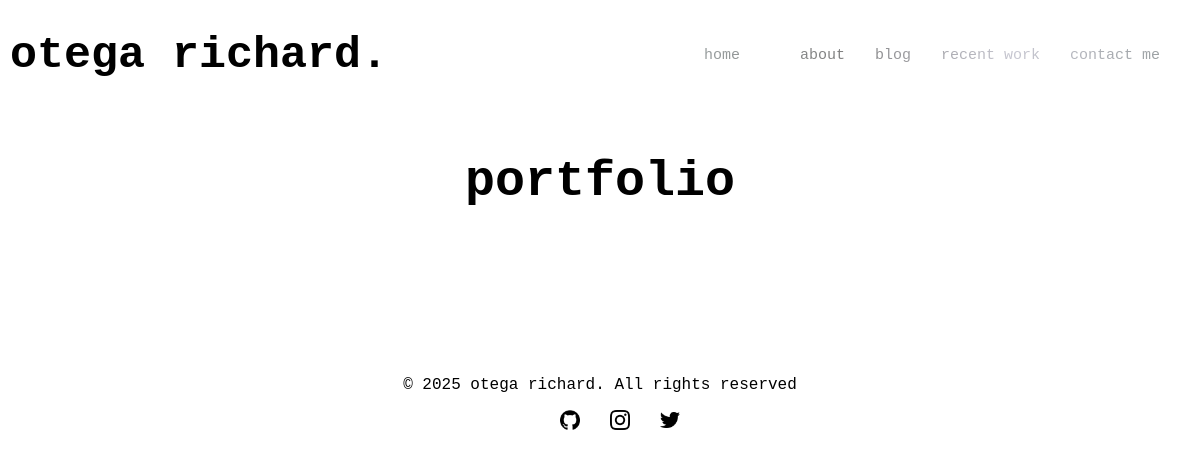
Page /portfolio/ on the earlier database version.
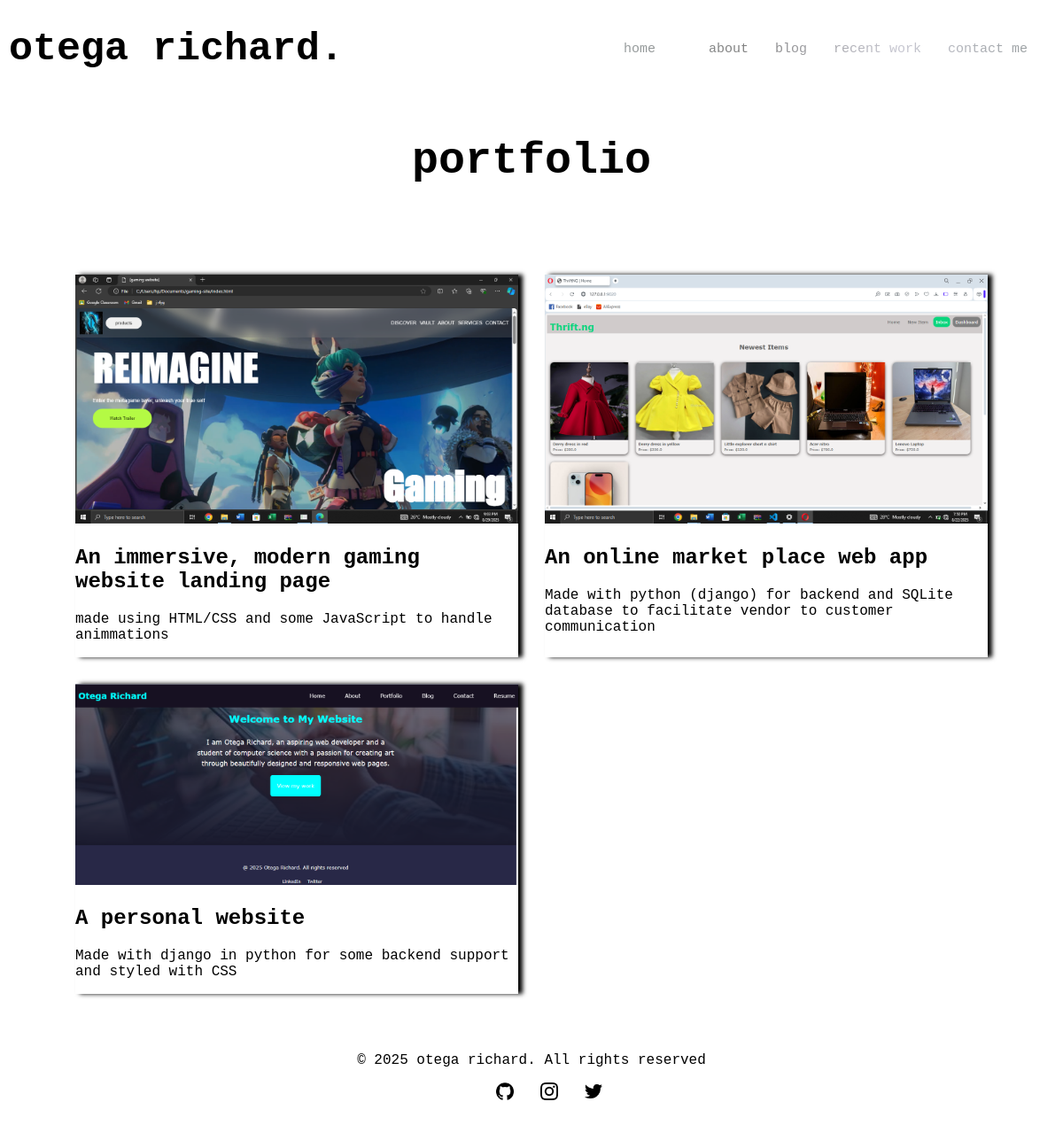
Same page on the later database version.
### home/models.py (models this page shows, shortened)
class newProject(models.Model):
  name = models.CharField(max_length = 255)
  description = models.TextField()
  image = models.ImageField(upload_to= 'project_images')
  created_at = models.DateTimeField(auto_now_add= True, null= True)
  class Meta():
    ordering = ['-created_at']

### home/views.py (the view)
# urls.py: path('portfolio/', views.portfolio, name= 'portfolio'),
def portfolio(request):
  newproject = newProject.objects.all()
  return render(request, 'portfolio.html', {
      'newproject': newproject,
  })

### home/templates/portfolio.html (shortened to what this page needs)
{% extends 'base.html' %}
{% load static %}
{% block content %}
           <section class="portfolio-section">
            <h1>portfolio</h1>
            <div class="portfolio-grid">
              {% for newproject in newproject %}
                <div class="image-card">
                    <img src="{{ newproject.image.url }}">
                    <h2>{{ newproject.name }}</h2>
                    <p>{{ newproject.description }}</p>
                </div>
              {% endfor %}
            </div>
           </section>
  {% endblock %}

### home/templates/base.html (shortened to what this page needs)
{% load static %}
<!DOCTYPE html>
<html lang="en">
    <head>
        <link rel="stylesheet" href="{% static 'styles.css' %}">
    </head>
    <body>
        <header>
            <h1>otega richard.</h1>
            <div class="navbar">
              <ul>
                  <li class="hideOnMobile"><a href="{% url 'home' %}">home</li>
                  <li class="hideOnMobile"><a href="{% url 'about' %}">about</a></li>
                  <li class="hideOnMobile"><a href="{% url 'blog' %}">blog</a></li>
                  <li class="hideOnMobile"><a href="{% url 'portfolio' %}">recent work</a></li>
                  <li class="hideOnMobile"><a href="{% url 'contact' %}">contact me</a></li>
              </ul>
            </div>
        </header>
       {% block content %}
       {% endblock %}
        <footer>
            <p>© 2025 otega richard. All rights reserved</p>
            <ul>
                <li><a href="https://github.com/KingKunt4"><img src="{% static 'github-icon.png' %}" alt="github"></a></li>
                <li><a href="https://www.instagram.com/t.3.g.a"><img src="{% static 'insta-icon.png' %}" alt="instagram"></a></li>
                <li><a href="https://x.com/OtegaR12909"><img src="{% static  'twitter-icon.png' %}" alt="twitter"></a></li>
            </ul>
        </footer>
    </body>
</html>

### home/static/styles.css (style rules this page uses)
body { margin: 0; padding: 0; max-width: 100vw; font-family: 'Courier New', Courier, monospace; }
header { display: flex; align-items: center; justify-content: space-between; padding: 0 10px; }
header h1 { font-family: 'Courier New', Courier, monospace; font-size: 45px; font-weight: 900; }
.navbar ul { display: flex; position: relative; list-style-type: none; gap: 30px; font-family: 'Courier New', Courier, monospace; font-size: 15px; background: linear-gradient(to right, #a0a7a8ff, grey, rgb(200, 200, 210), #929899, #464849, #0f1010, #a0a7a8ff); background-size: 200%; background-clip : text; -webkit-background-clip: text; -webkit-text-fill-color: transparent; animation: animate-gradient 2.5s linear infinite; transition: 1s; }
footer { padding: 50px 50px; text-align: center; }
footer ul { display: flex; gap: 30px; list-style-type: none; justify-content: center; }
footer ul li img { width: 20px; height: 20px; }
.portfolio-section { font-family: 'Courier New', Courier, monospace; text-align: center; }
.portfolio-section h1 { font-size: 50px; margin-bottom: 100px; }
.portfolio-grid { text-align: initial; display: grid; grid-template-columns: repeat(auto-fit, minmax(300px, 500px)); justify-content: center; gap: 30px; }
.image-card { overflow: hidden; box-shadow: 5px 0px 5px black; }
.image-card img { width: 100%; height: auto; }

Differences in the rows shown:
added newProject: image (picture), name "An immersive, modern gaming website landing page", description "made using HTML/CSS and some JavaScript to handle animmations"
added newProject: image (picture), name "An online market place web app", description "Made with python (django) for backend and SQLite database to facilitate vendor to customer communication"
added newProject: image (picture), name "A personal website", description "Made with django in python for some backend support and styled with CSS"
